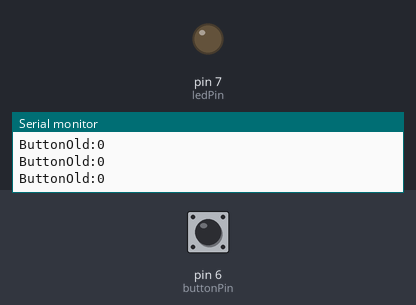
The sketch below on a simulated Arduino Uno, built with avr-gcc and run on an emulated ATmega328P. On the bench: output pins drawn as LEDs (lit = HIGH), the last lines printed to the serial monitor. The inputs (shaded band) are chosen by the test bench; at power-on: pin 6 (buttonPin) LOW.

Above: at 1.2 s.
1.3 s: pin 6 (buttonPin) pulled HIGH for 0.15 s
At 1.7 s:
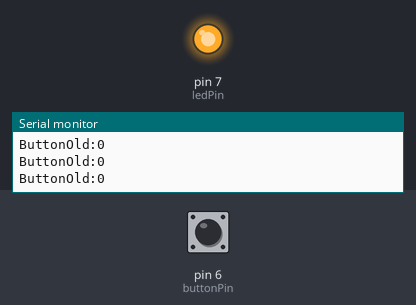
2.9 s: pin 6 (buttonPin) pulled HIGH for 1 s
At 3.2 s:
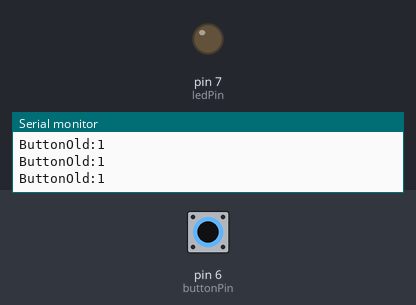
5.4 s: pin 6 (buttonPin) pulled HIGH for 3.2 s
At 6.6 s:
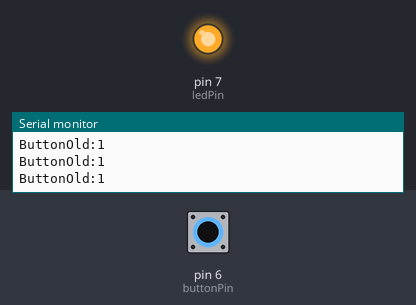
Timing chart, 0 to 8.4 s (numbered marks = the images above; inputs shaded):
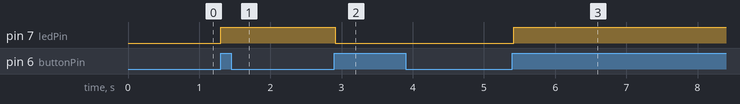

Measured:
- after the input at 1.3 s, pin 7 (ledPin): LOW → HIGH at once
- after the input at 2.9 s, pin 7 (ledPin): HIGH → LOW at once
- after the input at 5.4 s, pin 7 (ledPin): LOW → HIGH at once

The sketch:

toggle_LED.ino
```cpp
// This code uses a pull down button configuration

int ledState = 0;
int ledPin = 7;
int buttonPin = 6;
int buttonNew;
int buttonOld = 1;
int dt = 50;

void setup() {
  pinMode(ledPin, OUTPUT);
  pinMode(buttonPin, INPUT);
  Serial.begin(9600);
}

void loop() {
buttonNew = digitalRead(buttonPin);

// Check for the 0 to 1 transition
if (buttonNew == 1 && buttonOld ==0) {
  if (ledState == 0) {
    digitalWrite(ledPin, HIGH);
    ledState = 1;
  }else {
    digitalWrite(ledPin, LOW);
    ledState = 0;
  }
}

buttonOld = buttonNew;
Serial.print("ButtonOld:");
Serial.println(buttonOld);
delay(dt); // Debounce delay
}
```
